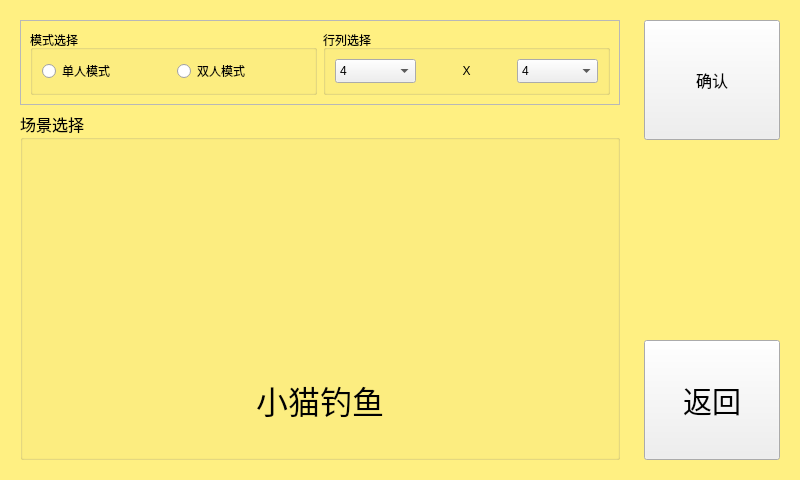
<?xml version="1.0" encoding="UTF-8"?>
<ui version="4.0">
 <class>ModeChooseScene</class>
 <widget class="QWidget" name="ModeChooseScene">
  <property name="geometry">
   <rect>
    <x>0</x>
    <y>0</y>
    <width>800</width>
    <height>480</height>
   </rect>
  </property>
  <property name="font">
   <font>
    <family>楷体</family>
    <pointsize>12</pointsize>
    <italic>false</italic>
    <bold>false</bold>
   </font>
  </property>
  <property name="windowTitle">
   <string>模式选择</string>
  </property>
  <property name="styleSheet">
   <string notr="true">#ModeChooseScene{
background-color: rgb(255, 240, 130);
}
QWidget{
font: 12pt &quot;楷体&quot;;

}</string>
  </property>
  <layout class="QHBoxLayout" name="horizontalLayout_7" stretch="4,1">
   <item>
    <widget class="QWidget" name="widget_4" native="true">
     <layout class="QVBoxLayout" name="verticalLayout_4">
      <item>
       <widget class="QFrame" name="frame">
        <property name="frameShape">
         <enum>QFrame::StyledPanel</enum>
        </property>
        <property name="frameShadow">
         <enum>QFrame::Raised</enum>
        </property>
        <layout class="QHBoxLayout" name="horizontalLayout_4">
         <item>
          <widget class="QGroupBox" name="single_two_select">
           <property name="title">
            <string>模式选择</string>
           </property>
           <layout class="QHBoxLayout" name="horizontalLayout">
            <item>
             <widget class="QRadioButton" name="rBtn_single">
              <property name="sizePolicy">
               <sizepolicy hsizetype="Preferred" vsizetype="Preferred">
                <horstretch>0</horstretch>
                <verstretch>0</verstretch>
               </sizepolicy>
              </property>
              <property name="text">
               <string>单人模式</string>
              </property>
             </widget>
            </item>
            <item>
             <widget class="QRadioButton" name="rBtn_two">
              <property name="sizePolicy">
               <sizepolicy hsizetype="Preferred" vsizetype="Preferred">
                <horstretch>0</horstretch>
                <verstretch>0</verstretch>
               </sizepolicy>
              </property>
              <property name="text">
               <string>双人模式</string>
              </property>
             </widget>
            </item>
           </layout>
          </widget>
         </item>
         <item>
          <widget class="QGroupBox" name="row_col_select">
           <property name="title">
            <string>行列选择</string>
           </property>
           <layout class="QHBoxLayout" name="horizontalLayout_2" stretch="0,0,0">
            <property name="spacing">
             <number>10</number>
            </property>
            <item>
             <widget class="QComboBox" name="cb_row">
              <property name="sizePolicy">
               <sizepolicy hsizetype="Preferred" vsizetype="Preferred">
                <horstretch>0</horstretch>
                <verstretch>0</verstretch>
               </sizepolicy>
              </property>
              <property name="currentText">
               <string>4</string>
              </property>
              <item>
               <property name="text">
                <string>4</string>
               </property>
              </item>
              <item>
               <property name="text">
                <string>6</string>
               </property>
              </item>
              <item>
               <property name="text">
                <string>8</string>
               </property>
              </item>
              <item>
               <property name="text">
                <string>10</string>
               </property>
              </item>
             </widget>
            </item>
            <item>
             <widget class="QLabel" name="label">
              <property name="text">
               <string>X</string>
              </property>
              <property name="alignment">
               <set>Qt::AlignCenter</set>
              </property>
             </widget>
            </item>
            <item>
             <widget class="QComboBox" name="cb_col">
              <property name="sizePolicy">
               <sizepolicy hsizetype="Preferred" vsizetype="Preferred">
                <horstretch>0</horstretch>
                <verstretch>0</verstretch>
               </sizepolicy>
              </property>
              <property name="currentText">
               <string>4</string>
              </property>
              <item>
               <property name="text">
                <string>4</string>
               </property>
              </item>
              <item>
               <property name="text">
                <string>6</string>
               </property>
              </item>
              <item>
               <property name="text">
                <string>8</string>
               </property>
              </item>
              <item>
               <property name="text">
                <string>10</string>
               </property>
              </item>
             </widget>
            </item>
           </layout>
          </widget>
         </item>
        </layout>
       </widget>
      </item>
      <item>
       <widget class="QGroupBox" name="style_select">
        <property name="title">
         <string>场景选择</string>
        </property>
        <layout class="QVBoxLayout" name="verticalLayout_3">
         <item>
          <widget class="QStackedWidget" name="stkW_styleChoose">
           <property name="styleSheet">
            <string notr="true">#ChristmasEve{
	border-image: url(:/res/ChristmasEve/img/background.png);
}</string>
           </property>
           <property name="currentIndex">
            <number>0</number>
           </property>
           <widget class="QWidget" name="catFishing">
            <property name="styleSheet">
             <string notr="true">#catFishing{
border-image: url(:/res/CatFishing/img/background.png);
}</string>
            </property>
            <layout class="QVBoxLayout" name="verticalLayout_2" stretch="5,2">
             <item>
              <widget class="QLabel" name="blank_1">
               <property name="styleSheet">
                <string notr="true"/>
               </property>
               <property name="text">
                <string/>
               </property>
              </widget>
             </item>
             <item>
              <widget class="QWidget" name="widget" native="true">
               <layout class="QHBoxLayout" name="horizontalLayout_3" stretch="1,4,1">
                <property name="leftMargin">
                 <number>0</number>
                </property>
                <property name="topMargin">
                 <number>0</number>
                </property>
                <property name="rightMargin">
                 <number>0</number>
                </property>
                <property name="bottomMargin">
                 <number>0</number>
                </property>
                <item>
                 <widget class="QLabel" name="null_1">
                  <property name="text">
                   <string/>
                  </property>
                  <property name="scaledContents">
                   <bool>true</bool>
                  </property>
                 </widget>
                </item>
                <item>
                 <widget class="QLabel" name="text_1">
                  <property name="font">
                   <font>
                    <family>楷体</family>
                    <pointsize>24</pointsize>
                    <italic>false</italic>
                    <bold>false</bold>
                   </font>
                  </property>
                  <property name="styleSheet">
                   <string notr="true">font: 24pt &quot;楷体&quot;;</string>
                  </property>
                  <property name="text">
                   <string>小猫钓鱼</string>
                  </property>
                  <property name="textFormat">
                   <enum>Qt::PlainText</enum>
                  </property>
                  <property name="alignment">
                   <set>Qt::AlignCenter</set>
                  </property>
                 </widget>
                </item>
                <item>
                 <widget class="QPushButton" name="btn_p1_after">
                  <property name="sizePolicy">
                   <sizepolicy hsizetype="Preferred" vsizetype="Preferred">
                    <horstretch>0</horstretch>
                    <verstretch>0</verstretch>
                   </sizepolicy>
                  </property>
                  <property name="styleSheet">
                   <string notr="true">border-image: url(:/res/mainScene/afterwardBtn.PNG);
border : 0px;</string>
                  </property>
                  <property name="text">
                   <string/>
                  </property>
                 </widget>
                </item>
               </layout>
              </widget>
             </item>
            </layout>
           </widget>
           <widget class="QWidget" name="ChristmasEve">
            <layout class="QVBoxLayout" name="verticalLayout_5" stretch="5,2">
             <item>
              <widget class="QLabel" name="blank_2">
               <property name="styleSheet">
                <string notr="true"/>
               </property>
               <property name="text">
                <string/>
               </property>
              </widget>
             </item>
             <item>
              <widget class="QWidget" name="widget_2" native="true">
               <layout class="QHBoxLayout" name="horizontalLayout_5" stretch="1,4,1">
                <property name="leftMargin">
                 <number>0</number>
                </property>
                <property name="topMargin">
                 <number>0</number>
                </property>
                <property name="rightMargin">
                 <number>0</number>
                </property>
                <property name="bottomMargin">
                 <number>0</number>
                </property>
                <item>
                 <widget class="QPushButton" name="btn_p2_forward">
                  <property name="sizePolicy">
                   <sizepolicy hsizetype="Preferred" vsizetype="Preferred">
                    <horstretch>0</horstretch>
                    <verstretch>0</verstretch>
                   </sizepolicy>
                  </property>
                  <property name="styleSheet">
                   <string notr="true">border:0px;
border-image: url(:/res/mainScene/forwardBtn.PNG);</string>
                  </property>
                  <property name="text">
                   <string/>
                  </property>
                 </widget>
                </item>
                <item>
                 <widget class="QLabel" name="text_2">
                  <property name="font">
                   <font>
                    <family>楷体</family>
                    <pointsize>24</pointsize>
                    <italic>false</italic>
                    <bold>false</bold>
                   </font>
                  </property>
                  <property name="styleSheet">
                   <string notr="true">color: rgb(255, 255, 255);
font: 24pt &quot;楷体&quot;;</string>
                  </property>
                  <property name="text">
                   <string>圣诞前夜</string>
                  </property>
                  <property name="alignment">
                   <set>Qt::AlignCenter</set>
                  </property>
                 </widget>
                </item>
                <item>
                 <widget class="QPushButton" name="btn_p2_after">
                  <property name="sizePolicy">
                   <sizepolicy hsizetype="Preferred" vsizetype="Preferred">
                    <horstretch>0</horstretch>
                    <verstretch>0</verstretch>
                   </sizepolicy>
                  </property>
                  <property name="styleSheet">
                   <string notr="true">border-image: url(:/res/mainScene/afterwardBtn.PNG);</string>
                  </property>
                  <property name="text">
                   <string/>
                  </property>
                 </widget>
                </item>
               </layout>
              </widget>
             </item>
            </layout>
           </widget>
           <widget class="QWidget" name="heavenlyPuss">
            <property name="styleSheet">
             <string notr="true">#heavenlyPuss{
border-image: url(:/res/HeavenlyPuss/img/background.png);
}</string>
            </property>
            <layout class="QVBoxLayout" name="verticalLayout" stretch="5,2">
             <property name="leftMargin">
              <number>6</number>
             </property>
             <property name="topMargin">
              <number>6</number>
             </property>
             <property name="rightMargin">
              <number>6</number>
             </property>
             <property name="bottomMargin">
              <number>6</number>
             </property>
             <item>
              <widget class="QLabel" name="blank_3">
               <property name="styleSheet">
                <string notr="true"/>
               </property>
               <property name="text">
                <string/>
               </property>
              </widget>
             </item>
             <item>
              <widget class="QWidget" name="widget_3" native="true">
               <layout class="QHBoxLayout" name="horizontalLayout_6" stretch="1,4,1">
                <property name="leftMargin">
                 <number>0</number>
                </property>
                <property name="topMargin">
                 <number>0</number>
                </property>
                <property name="rightMargin">
                 <number>0</number>
                </property>
                <property name="bottomMargin">
                 <number>0</number>
                </property>
                <item>
                 <widget class="QPushButton" name="btn_p3_forward">
                  <property name="sizePolicy">
                   <sizepolicy hsizetype="Preferred" vsizetype="Preferred">
                    <horstretch>0</horstretch>
                    <verstretch>0</verstretch>
                   </sizepolicy>
                  </property>
                  <property name="styleSheet">
                   <string notr="true">border-image: url(:/res/mainScene/forwardBtn.PNG);</string>
                  </property>
                  <property name="text">
                   <string/>
                  </property>
                 </widget>
                </item>
                <item>
                 <widget class="QLabel" name="text_3">
                  <property name="styleSheet">
                   <string notr="true">font: 24pt &quot;楷体&quot;;
color: rgb(255, 255, 255);</string>
                  </property>
                  <property name="text">
                   <string>天堂之旅</string>
                  </property>
                  <property name="alignment">
                   <set>Qt::AlignCenter</set>
                  </property>
                 </widget>
                </item>
                <item>
                 <widget class="QLabel" name="null_3">
                  <property name="text">
                   <string/>
                  </property>
                 </widget>
                </item>
               </layout>
              </widget>
             </item>
            </layout>
           </widget>
          </widget>
         </item>
        </layout>
       </widget>
      </item>
     </layout>
    </widget>
   </item>
   <item>
    <widget class="QWidget" name="widget_5" native="true">
     <layout class="QVBoxLayout" name="verticalLayout_6" stretch="1,1">
      <property name="spacing">
       <number>200</number>
      </property>
      <item>
       <widget class="QPushButton" name="btn_confirm">
        <property name="sizePolicy">
         <sizepolicy hsizetype="Preferred" vsizetype="Preferred">
          <horstretch>0</horstretch>
          <verstretch>0</verstretch>
         </sizepolicy>
        </property>
        <property name="styleSheet">
         <string notr="true">border-image: url(:/res/mainScene/optionBtn.PNG);
font: 22pt &quot;楷体&quot;;</string>
        </property>
        <property name="text">
         <string>确认</string>
        </property>
       </widget>
      </item>
      <item>
       <widget class="QPushButton" name="btn_back">
        <property name="sizePolicy">
         <sizepolicy hsizetype="Preferred" vsizetype="Preferred">
          <horstretch>0</horstretch>
          <verstretch>0</verstretch>
         </sizepolicy>
        </property>
        <property name="font">
         <font>
          <family>楷体</family>
          <pointsize>22</pointsize>
          <italic>false</italic>
          <bold>false</bold>
         </font>
        </property>
        <property name="styleSheet">
         <string notr="true">border-image: url(:/res/mainScene/optionBtn.PNG);
font: 22pt &quot;楷体&quot;;</string>
        </property>
        <property name="text">
         <string>返回</string>
        </property>
       </widget>
      </item>
     </layout>
    </widget>
   </item>
  </layout>
 </widget>
 <resources/>
 <connections/>
</ui>
